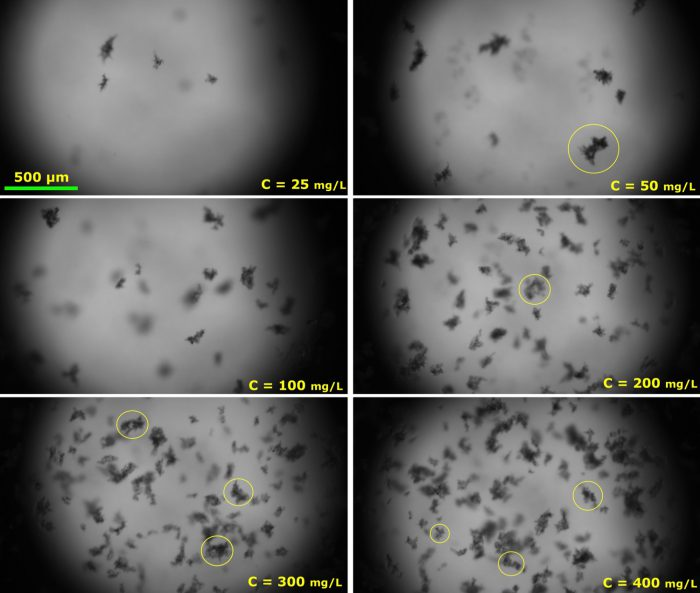
#> input picture Flocs-3-700x593.jpg, 700 x 593 px
$ python detection_image.py   (older library calls are emulated)
#> lines starting #> are read from the running program, lines starting #| are printed output that depends on the picture; after the words box and inside, x2 and y2 are one past the last pixel; in counts of white or black regions, pixels touching at a corner belong together; long printed decimals are rounded
import cv2
import numpy as np

img = cv2.imread('Flocs-3-700x593.jpg')
#> img is the input picture: shape (593, 700, 3); mean B, G, R 94.8, 96.2, 96.1
#cv2.namedWindow('Roi', cv2.WINDOW_NORMAL)
#cv2.namedWindow('Threshold', cv2.WINDOW_NORMAL)

kernel = np.ones((7,7),np.uint8)
roi = img[: , :]
rows, cols, _ = roi.shape
#> rows = 593; cols = 700
gray_roi = cv2.cvtColor(roi, cv2.COLOR_BGR2GRAY)
gray_roi = cv2.GaussianBlur(gray_roi, (5, 5), 0)
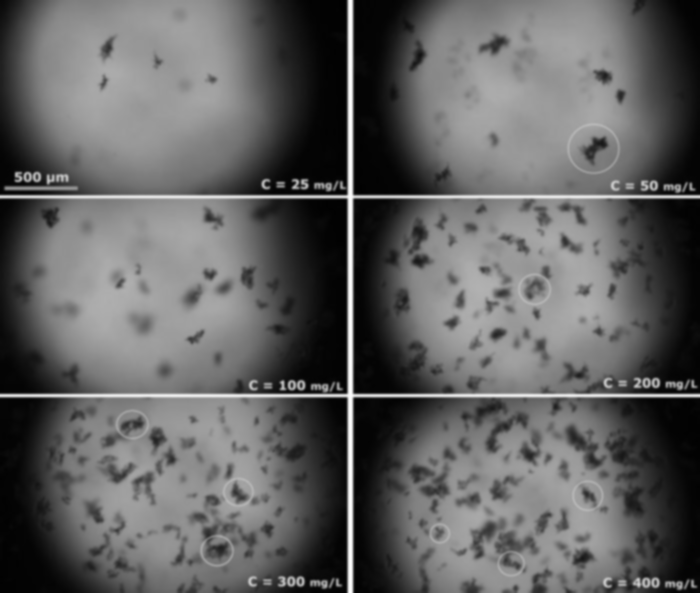
#> gray_roi: shape (593, 700); min 1, max 254, mean 96

gray_roi = cv2.erode(gray_roi,kernel,iterations = 1)
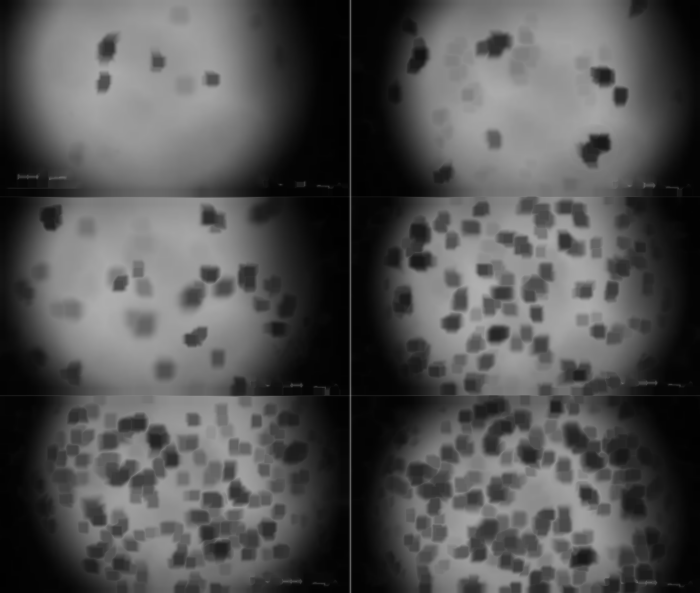
#> gray_roi: shape (593, 700); min 1, max 176, mean 81.7
#gray_roi = cv2.morphologyEx(gray_roi, cv2.MORPH_OPEN, kernel)

#_, threshold = cv2.threshold(gray_roi, 127, 255, cv2.THRESH_BINARY)
_, threshold = cv2.threshold(gray_roi,255,255,cv2.THRESH_OTSU)
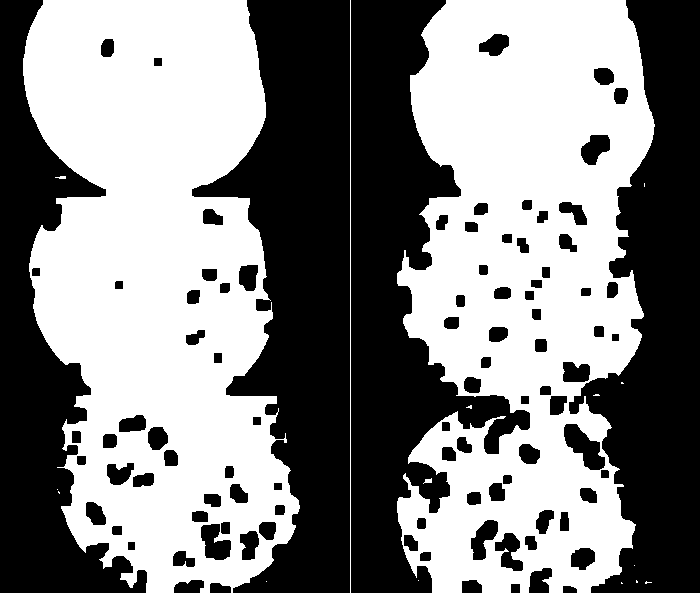
#> threshold: shape (593, 700); 52.6% white; 96 black regions


_, contours, _ = cv2.findContours(threshold, cv2.RETR_TREE, cv2.CHAIN_APPROX_SIMPLE)
#> contours = 103 contours, 15 with area under 20; largest, box (x1, y1, x2, y2) and area: (23, 0, 300, 593) 118605, (397, 0, 655, 593) 114536, (563, 423, 606, 471) 1066, (200, 523, 232, 561) 794, (494, 532, 524, 572) 677
contours = sorted(contours, key=lambda x: cv2.contourArea(x), reverse=True)

count = 0
sum_floc = 0
for cnt in contours:
    (x, y, w, h) = cv2.boundingRect(cnt)
    area = w*h
    if area < 4000:
        count = count+1
        cv2.drawContours(roi, [cnt], -1, (0, 0, 255), 1)
        sum_floc += area
        print(area)
        #cv2.rectangle(roi, (x, y), (x + w, y + h), (255, 0, 0), 2)
    '''
    cv2.rectangle(roi, (0, 0), (200, 30), (255,255,255), -1)

    cv2.putText(roi,'Number of Floc : ' + str(count),
        (10,20),                  # bottomLeftCornerOfText
        cv2.FONT_HERSHEY_SIMPLEX, # font
        0.5,                      # fontScale
        (0,0,0),                  # fontColor
        1)                        # lineType
    '''
#> this loop made 103 passes
#| 2064
#| 1216
#| 1200
#| 1218
#| 992
#| 638
#| 768
#| 696
#> (further printed lines are left out)
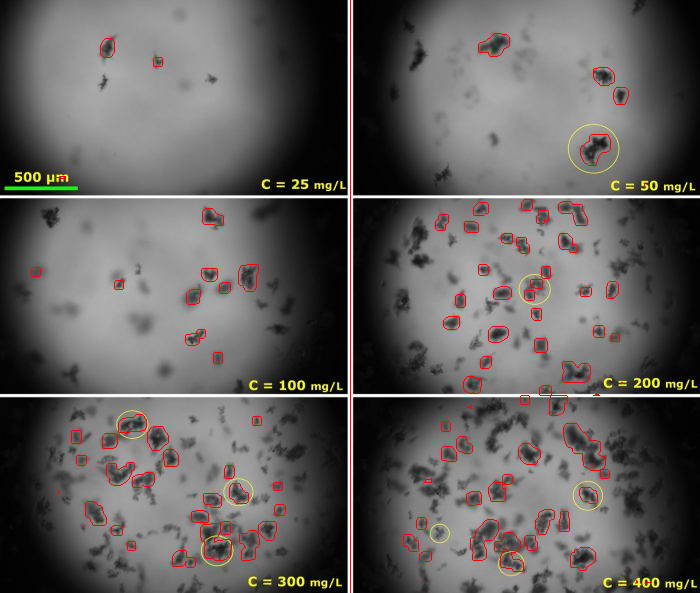
#> roi: shape (593, 700, 3); 1.28% of pixels changed, all inside (x1, y1, x2, y2) = (31, 0, 652, 593)
#> after the loop, count = 101; sum_floc = 29649
avg_size_floc = sum_floc/count
#> avg_size_floc = 293.6
print(avg_size_floc)
#| 293.554
print(count)
#| 101
cv2.imshow("Threshold", threshold)
#cv2.imshow("gray roi", gray_roi)
cv2.imshow("Roi", roi)

cv2.waitKey(0)
cv2.destroyAllWindows()

$ run again, with image_example3.jpg copied over Flocs-3-700x593.jpg
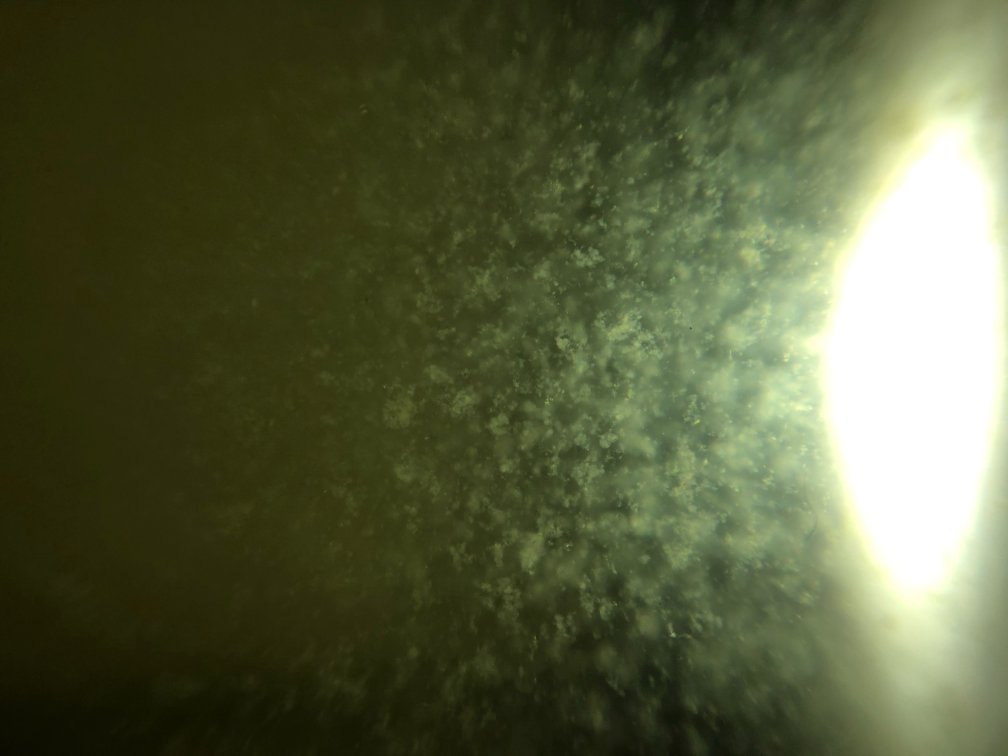
#> input picture image_example3.jpg, 4032 x 3024 px (shown at 1/4 size)
#> img is the input picture: shape (3024, 4032, 3); mean B, G, R 60.8, 93.1, 87.2
#> `gray_roi = cv2.cvtColor(roi, cv2.COLOR_BGR2GRAY)`:
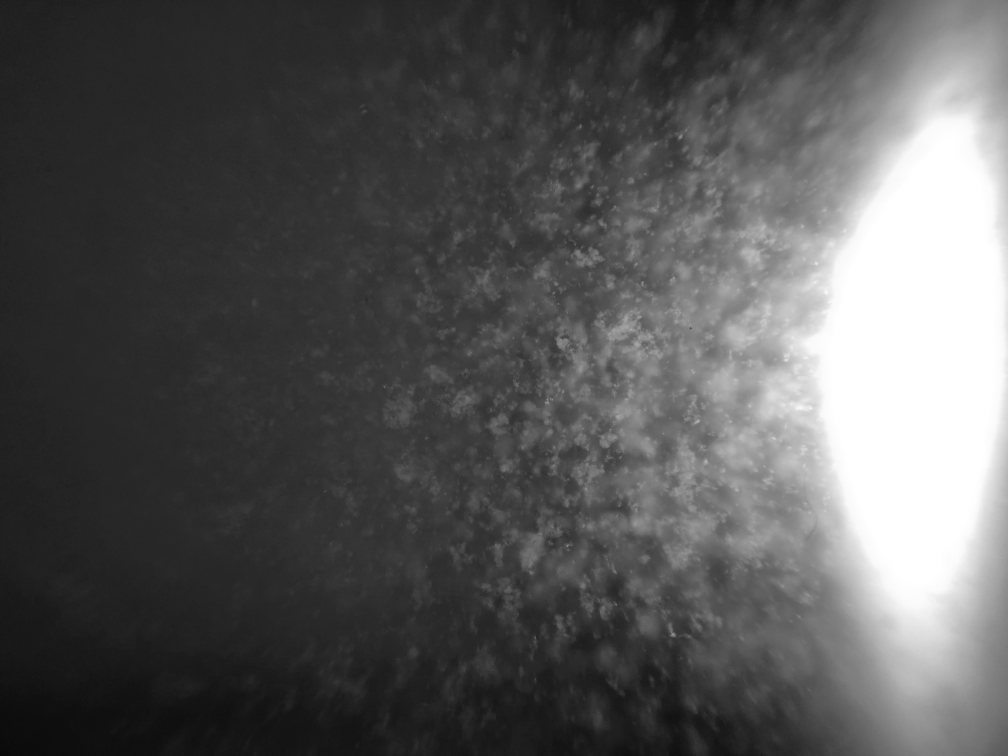
#> gray_roi: shape (3024, 4032) (shown at 1/4 size); min 4, max 255, mean 87.7
#> `_, threshold = cv2.threshold(gray_roi,255,255,cv2.THRESH_OTSU)`:
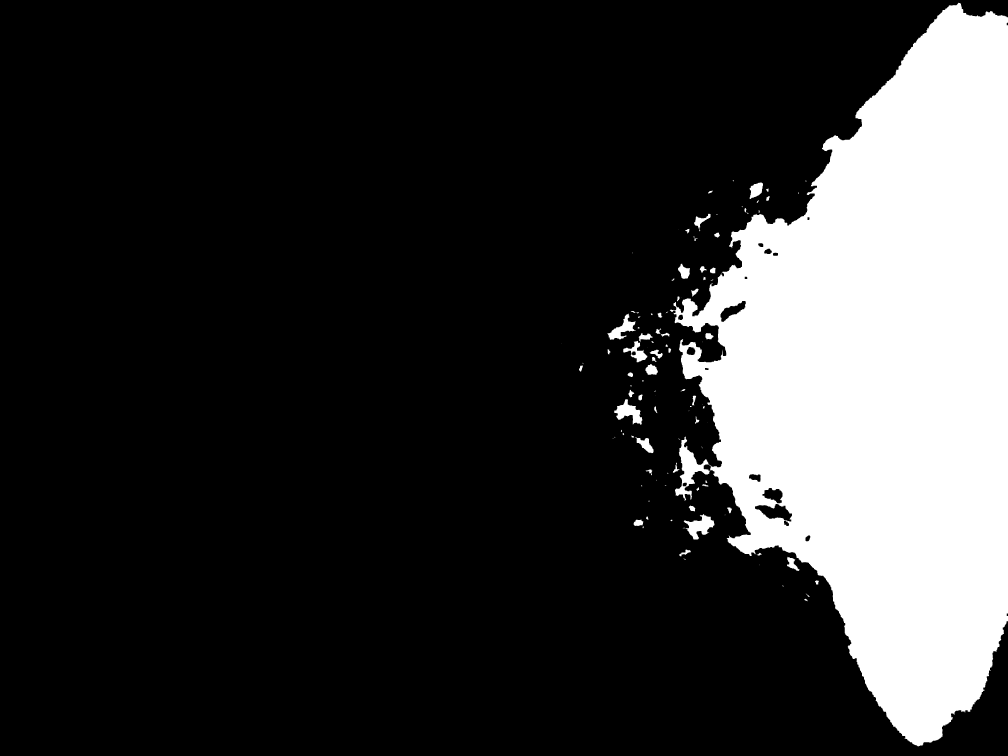
#> threshold: shape (3024, 4032) (shown at 1/4 size); 20.3% white; 108 white regions (33 under 20 px)
#> contours = 124 contours, 40 with area under 20; largest, box (x1, y1, x2, y2) and area: (2679, 11, 4032, 2986) 2433980, (2700, 1747, 2841, 2004) 11120, (3019, 2015, 3169, 2087) 5869, (2731, 2056, 2859, 2158) 5738, (2457, 1596, 2569, 1700) 5100
#> the loop `for cnt in contours:` made 124 passes
#> (x, y, w, h, area, sum_floc) on passes 10, 12, 13, 15, 16, 17, 18, 19: (2998, 730, 54, 66, 3564, 3564), (2712, 1055, 48, 60, 2880, 6444), (2582, 1456, 50, 43, 2150, 8594), (3148, 2227, 50, 57, 2850, 11444), (2995, 1896, 48, 32, 1536, 12980), (2746, 1387, 36, 34, 1224, 14204), (2554, 1333, 57, 36, 2052, 16256), (2599, 1398, 52, 36, 1872, 18128)
#> (printed output is left out)
#> after the loop `for cnt in contours:`: count = 113; sum_floc = 41869
#> avg_size_floc = 370.5
#| 370.522
#| 113
